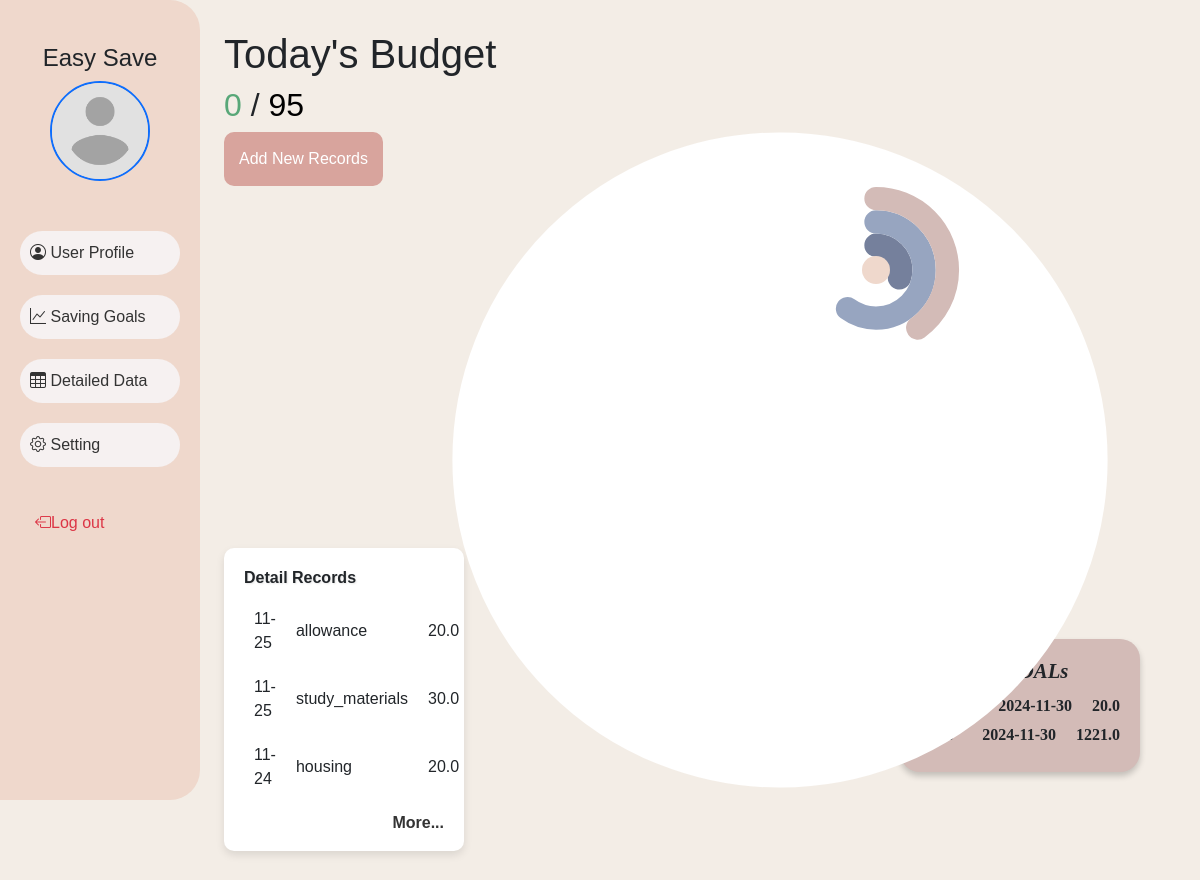
/home (signed in), run on the app's committed database.
### database.py (models this page shows, shortened)
class User(db.Model):
    __tablename__ = 'user'
    user_id = db.Column(db.Integer, primary_key=True, autoincrement=True)
    username = db.Column(db.String(100), nullable=False, unique=True)
    nickname = db.Column(db.String(100),nullable=True)
    average_income = db.Column(db.Float)
    average_spending = db.Column(db.Float)
    emailaddress = db.Column(db.String(150), nullable=True)
    password = db.Column(db.String(200), nullable=True)
    age = db.Column(db.Integer)
    gender = db.Column(db.String(10))
    year_in_school = db.Column(db.String(50))
    major = db.Column(db.String(100))
    profile_picture = db.Column(db.String(200), nullable=False, default='default_picture.png')
    created_at = db.Column(db.DateTime, default=db.func.current_timestamp())
    updated_at = db.Column(db.DateTime, default=db.func.current_timestamp(), onupdate=db.func.current_timestamp())
    spendings = db.relationship('Detail', backref='user', lazy=True)
    saving_goals = db.relationship('Saving_Goal', backref='user', lazy=True)
    spendings_records = db.relationship('Record', backref='user', lazy=True)

class  Record(db.Model):
    __tablename__ = 'record'
    record_id = db.Column(db.Integer, primary_key=True, autoincrement=True)
    user_id = db.Column(db.Integer, db.ForeignKey('user.user_id'), nullable=True)
    amount = db.Column(db.Float)
    date = db.Column(db.DateTime)
    category = db.Column(db.String(200))
    note = db.Column(db.String(300))

class Saving_Goal(db.Model):
    __tablename__ = 'saving_goal'
    saving_goal_id = db.Column(db.Integer, primary_key=True, autoincrement=True)
    user_id = db.Column(db.Integer, db.ForeignKey('user.user_id'), nullable=True)
    name = db.Column(db.String(200))
    amount = db.Column(db.Float)
    start_date = db.Column(db.DateTime)
    end_date = db.Column(db.DateTime)
    progress = db.Column(db.String(100))
    progress_amount = db.Column(db.Float)

### app.py (the view)
@app.route('/home')
def home():
    if 'user_id' not in session:
        return render_template('login.html')
    user_id = session.get('user_id')
    user = User.query.filter_by(user_id=user_id).first()
    spending = Record.query.filter_by(user_id = user.user_id).order_by(Record.date.desc()).limit(3).all()
    today = datetime.now().date()
    today_records = Record.query.filter(
        Record.user_id == user.user_id,
        func.date(Record.date) == today
    ).all()
    savingGoal = Saving_Goal.query.filter_by(user_id=user.user_id).order_by(Saving_Goal.end_date.desc()).first()
    savingGoals = Saving_Goal.query.filter_by(user_id = user.user_id).limit(3).all()
    achievedGoals = Saving_Goal.query.filter(
        Saving_Goal.user_id == user.user_id,
        Saving_Goal.progress == "finished"
        ).order_by(Saving_Goal.end_date.desc()).limit(3).all()
    category_averages = fetch_combined_financial_data(user_id, db.session)
    print(f"[DEBUG] Category Averages: {category_averages}")
    avg_disposable_income = user.average_income or 0.0
    avg_spending = user.average_spending or 0.0
    print(f"[DEBUG] Average Disposable Income: {avg_disposable_income}")
    print(f"[DEBUG] Average Spending: {avg_spending}")
    if savingGoal:
        savings_goal = savingGoal.amount
    else:
        savings_goal = avg_disposable_income * 0.20  # Default to 20% if no goal set
    allocations = allocate_budget(avg_disposable_income, savings_goal, category_averages)
    insights = generate_insights(allocations, category_averages)
    daily_budget = sum(amount for category, amount in allocations.items() if category != 'Savings')
    print(f"[DEBUG] Daily Budget: {daily_budget}")
    return render_template(
        'index.html',
        active_page='home',
        user=user,
        spending=spending,
        savingGoals=savingGoals,
        allocations=allocations,
        insights=insights,
        daily_budget=round(daily_budget, 2),
        today_records = today_records,
        achievedGoals = achievedGoals
    )

### budget_allocation_algorithm/budget_allocation_algorithm.py (called while the page is built, shortened)
def generate_insights(allocations, category_averages):
    insights = []
    total_allocated = sum(allocations.values())
    print(f"[DEBUG] Total Allocated in Insights: {total_allocated}")
    if total_allocated == 0:
        insights.append("No budget allocations available to generate insights.")
        return insights

### templates/index.html (shortened to what this page needs)
{% extends "base.html" %}
{% block styles %}
    <link rel="stylesheet" href="{{ url_for('static', filename='css/index.css') }}">
{% endblock %}
{% block content %}
<div class="flex-container">
    <div>
        {% set budget = daily_budget if daily_budget != 0 else 95 %}
        {% set ns = namespace(total_amount=0) %}
        {% for record in today_records %}
            {% if record.category not in ["allowance", "income", "living_expenses"] %}
                {% set ns.total_amount = ns.total_amount + record.amount %}
            {% endif %}
        {% endfor %}
        <h1>Today's Budget</h1>
        <h2 class="buget-text">
            <span id="spent" style="color: #58A778;">{{ ns.total_amount }}</span>
            /
            <span id="total" style="color: black;">{{ budget }}</span>
        </h2>
        <button class="btn-add-record add-new-records" onclick="window.location.href='/newRecords'">Add New Records</button>
    </div>
    <div class="detail-records">
        <h2>Detail Records</h2>
        <table class="records-table">
            <tbody>
                {%for record in spending%}
                    <tr>
                        <td>{{record.date.strftime('%m-%d')}}</td>
                        <td>{{record.category.split(':')[1]}}</td>
                        <td>{{record.amount}}</td>
                    </tr>
                {%endfor%}
            </tbody>
        </table>
        <p class="more-link"><a href="/details_and_charts">More...</a></p>
    </div>
    <div class="achieved-goals">
        <h3>Achieved GOALs</h3>
        {%for goal in achievedGoals%}
            <div class="goal-item">
                <span class="goal-name">{{goal.name}}</span>
                <span class="goal-date">{{goal.end_date.strftime('%Y-%m-%d')}}</span>
                <span class="goal-amount">{{goal.amount}}</span>
            </div>
        {%endfor%}
    </div>
    <div class="spending">
        <svg viewBox="0 0 100 100" class="circular-chart">
            <circle class="circle-bg-spending" cx="50" cy="50" r="29" />
            <circle class="circle-center-spending" cx="50" cy="50" r="19.6" />
            {% if today_records is not none %}
                {% set circumference = 2 * 3.14159 * 29 %}
                {% set ns = namespace(prev_filled_length=0) %}
                {% for record in today_records %}
                    {% if record.category not in ["allowance", "income", "living_expenses"] %}
                        {% set percentage = (((record.amount / budget) * 100) | round) %}
                        {% set filled_length = (percentage / 100) * circumference %}
                        {% set stroke_dasharray = "{} {}".format(filled_length, circumference) %}
                        {% if  ns.prev_filled_length == 0 %}
                            {% set stroke_dashoffset =  ns.prev_filled_length %}
                        {%else%}
                            {%set stroke_dashoffset =  filled_length + ns.prev_filled_length%}
                        {%endif%}
                        <circle class="circle spending-progress spending-{{ loop.index }}"
                                cx="50" cy="50" r="29"
                                stroke-dasharray="{{ stroke_dasharray }}"
                                stroke-dashoffset="{{ stroke_dashoffset }}">
                                <title>{{record.category}}  {{record.amount}}</title>
                        </circle>
                        {% set ns.prev_filled_length = ns.prev_filled_length + filled_length %}
                    {% endif %}
                {% endfor %}
            {% endif %}
        </svg>
        {% if savingGoals is not none %}
        <div class="saving-goals">
            <svg viewBox="0 0 36 36" class="circular-chart">
                    {% set ns = namespace(radius = 5.3) %}
                    <circle class="circle-bg" cx="18" cy="18" r="{{ns.radius * (savingGoals|length)}}" />
                {% for goal in savingGoals %}
                    {% set percentage = ((goal.progress_amount / goal.amount) * 100 if goal.amount != 0 else 0) | round %}
                    {% set circumference = 2 * 3.14159 * ns.radius %}
                    {% set filled_length = (percentage / 100) * circumference %}
                    {% set stroke_dasharray = "{} {}".format(filled_length, circumference) %}
                    <circle class="circle goal-{{loop.index}}"
                        cx="18" cy="18" r="{{ ns.radius }}"
                        stroke-dasharray="{{ stroke_dasharray }}">
                    <title>{{ goal.progress_amount }}/{{ goal.amount }}  {{ ((goal.progress_amount / goal.amount) * 100) | round }}%</title>
                    </circle>
                    {% set ns.radius = ns.radius + 5 %}
                {% endfor %}
                <circle class="circle-center" cx="18" cy="18" r="3"/>
            </svg>
        </div>
        {% endif %}
    </div>
</div>
{% endblock %}

### templates/base.html (shortened to what this page needs)
<!DOCTYPE html>
<html lang="en">
<head>
    <link href="https://cdn.jsdelivr.net/npm/bootstrap@5.3.0/dist/css/bootstrap.min.css" rel="stylesheet">
    <link href="https://cdn.jsdelivr.net/npm/bootstrap-icons@1.10.5/font/bootstrap-icons.css" rel="stylesheet">
    <link rel="stylesheet" href="{{ url_for('static', filename='css/styles.css') }}">
    {% block styles %}{% endblock %}
</head>
<body>
    <div class="container-fluid">
        <div class="row">
            <nav id="sidebar" class="col-md-3 col-lg-2 d-md-block sidebar">
                <div class="position-sticky">
                    <div class="text-center py-4">
                        <h4><a href="/home" class="text-decoration-none text-dark">Easy Save</a></h4>
                        <img src="{{ url_for('static', filename='profile_pictures/' ~ (user.profile_picture | default('default_picture.png'))) }}" alt="Profile Picture" class="rounded-circle mb-3" width="100">
                    </div>
                    <ul class="nav flex-column">
                        <li class="nav-item">
                            <a class="nav-link {% if active_page == 'userProfile' %}active{% endif %}" href="/userProfile">
                                <i class="bi bi-person-circle"></i> User Profile
                            </a>
                        </li>
                        <li class="nav-item">
                            <a class="nav-link {% if active_page == 'savingGoal' %}active{% endif %}" href="/savingGoal">
                                <i class="bi bi-graph-up"></i> Saving Goals
                            </a>
                        </li>
                        <li class="nav-item">
                            <a class="nav-link {% if active_page == 'detailedData' %}active{% endif %}" href="/details_and_charts">
                                <i class="bi bi-table"></i> Detailed Data
                            </a>
                        </li>
                        <li class="nav-item">
                            <a class="nav-link {% if active_page == 'setting' %}active{% endif %}" href="/setting">
                                <i class="bi bi-gear"></i> Setting
                            </a>
                        </li>
                        <li class="nav-item mt-4 logout">
                            <a class="nav-link text-danger" href="/logout">
                                <i class="bi bi-box-arrow-left"></i> Log out
                            </a>
                        </li>
                    </ul>
                </div>
            </nav>
            <main class="col-md-9 ms-sm-auto col-lg-10 px-md-4">
                {% block content %}
                {% endblock %}
            </main>
        </div>
    </div>
</body>
</html>

### static/css/styles.css (style rules this page uses)
:root { --primary-color: #0d6efd; --secondary-color: #6c757d; --accent-color: #198754; --background-color: #F3EDE6; --sidebar-bg-color: #EFD8CC; --sidebar-text-color: #333333; --header-bg-color: #EFD8CC; --header-text-color: #ffffff; --footer-bg-color: #343a40; --footer-text-color: #ffffff; --card-bg-color: #ffffff; --card-border-color: #dee2e6; --button-hover-color: #0b5ed7; --button-active-color: #0a58ca; --font-family: 'Arvo', Tahoma, Geneva, Verdana, sans-serif; }
body { font-family: var(--font-family); background-color: var(--background-color); margin: 0; padding: 0; }
#sidebar { background-color: var(--sidebar-bg-color); min-height: 100vh; padding: 20px; border-top-right-radius: 30px; border-bottom-right-radius: 30px; }
#sidebar .nav-link { color: var(--sidebar-text-color); background-color: #F6F1F1; font-weight: 500; margin: 10px 0; transition: color 0.3s, background-color 0.3s; border-radius: 30px; padding: 10px; }
#sidebar .text-danger { margin-top: auto; background-color: transparent; padding-left: 15px; display: flex; align-items: center; }
#sidebar img { width: 100px; height: 100px; object-fit: cover; border: 2px solid var(--primary-color); }
main { padding: 30px; background-color: var(--background-color); }

### static/css/index.css (style rules this page uses)
.flex-container { display: flex; flex-direction: row; gap: 15px; }
.circular-chart { max-width: 100%; }
.btn-add-record { padding: 15px 15px; background-color: #d8a49d; color: white; border: none; border-radius: 10px; cursor: pointer; font-family: inherit; font-size: inherit; line-height: inherit; }
.detail-records { margin-top: 40px; }
.saving-goals { position:absolute; left: 60%; top: 20%; width: 20%; height: 20%; }
.circular-chart { display: block; margin: 10px auto; max-width: 100%; max-height: 100%; position:absolute; left: 30%; }
.detail-records { background-color: #ffffff; border-radius: 10px; box-shadow: 0 4px 8px rgba(0, 0, 0, 0.1); padding: 20px; padding-bottom: 0px; width: 20%; margin: 20px auto; position: absolute; top: 60%; font-family: 'Arial', sans-serif; }
.detail-records h2 { font-weight: bold; margin-top: 0; text-align: left; font-size: 1em; text-shadow: 1px 1px 2px rgba(0, 0, 0, 0.1); }
.records-table { width: 100%; border-collapse: collapse; margin-top: 10px; }
.records-table th, .records-table td { padding: 10px; text-align: left; }
.records-table td { font-size: 1em; }
.more-link { z-index: 10; position: relative; text-align: right; margin-top: 10px; font-size: 1em; }
.more-link a { color: #333; text-decoration: none; font-weight: bold; }
.achieved-goals { background-color: #D3BBB7; padding: 20px; border-radius: 20px; box-shadow: 0px 4px 6px rgba(0, 0, 0, 0.2); max-width: 20%; width: 100%; margin: 20px auto; font-family: 'Georgia', serif; position: absolute; right: 5%; bottom: 10%; }
.achieved-goals h3 { font-weight: bold; font-style: italic; font-size: 1.3em; margin-bottom: 10px; }
.goal-item { display: flex; justify-content: space-between; margin-bottom: 5px; }
.goal-name { font-style: italic; flex: 1.5; }
.goal-date, .goal-amount { margin-left: 20px; font-weight: bold; }

### data on the page
User: profile_picture (placeholder picture)
Record: date "11-25", category "allowance", amount "20.0"
Record: date "11-25", category "study_materials", amount "30.0"
Record: date "11-24", category "housing", amount "20.0"
Saving_Goal: end_date "2024-11-30", amount "20.0"
Saving_Goal: name "None", end_date "2024-11-30", amount "1221.0"

### other printed values
{{ ns.total_amount }} "0"
{{ budget }} "95"
